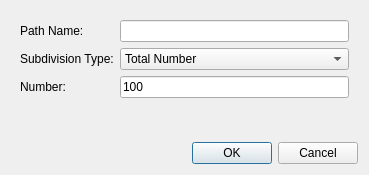
<?xml version="1.0" encoding="UTF-8"?>
<ui version="4.0">
 <class>svPathCreate</class>
 <widget class="QWidget" name="svPathCreate">
  <property name="windowModality">
   <enum>Qt::WindowModal</enum>
  </property>
  <property name="geometry">
   <rect>
    <x>0</x>
    <y>0</y>
    <width>369</width>
    <height>175</height>
   </rect>
  </property>
  <property name="windowTitle">
   <string>Create New Path</string>
  </property>
  <layout class="QVBoxLayout" name="verticalLayout">
   <item>
    <widget class="QWidget" name="widget" native="true">
     <layout class="QFormLayout" name="formLayout">
      <item row="0" column="0">
       <widget class="QLabel" name="label">
        <property name="text">
         <string>Path Name:</string>
        </property>
       </widget>
      </item>
      <item row="0" column="1">
       <widget class="QLineEdit" name="lineEditPathName"/>
      </item>
      <item row="1" column="0">
       <widget class="QLabel" name="label_2">
        <property name="text">
         <string>Subdivision Type:</string>
        </property>
       </widget>
      </item>
      <item row="1" column="1">
       <widget class="QComboBox" name="comboBoxSubdivisionType">
        <property name="currentIndex">
         <number>0</number>
        </property>
        <item>
         <property name="text">
          <string>Total Number</string>
         </property>
        </item>
        <item>
         <property name="text">
          <string>Subdivison Number</string>
         </property>
        </item>
        <item>
         <property name="text">
          <string>Spacing Based</string>
         </property>
        </item>
       </widget>
      </item>
      <item row="2" column="0">
       <widget class="QLabel" name="labelNumberSpacing">
        <property name="text">
         <string>Number: </string>
        </property>
       </widget>
      </item>
      <item row="2" column="1">
       <widget class="QLineEdit" name="lineEditNumber">
        <property name="enabled">
         <bool>true</bool>
        </property>
        <property name="text">
         <string>100</string>
        </property>
       </widget>
      </item>
     </layout>
    </widget>
   </item>
   <item>
    <widget class="QDialogButtonBox" name="buttonBox">
     <property name="orientation">
      <enum>Qt::Horizontal</enum>
     </property>
     <property name="standardButtons">
      <set>QDialogButtonBox::Cancel|QDialogButtonBox::Ok</set>
     </property>
    </widget>
   </item>
  </layout>
 </widget>
 <resources/>
 <connections/>
</ui>
